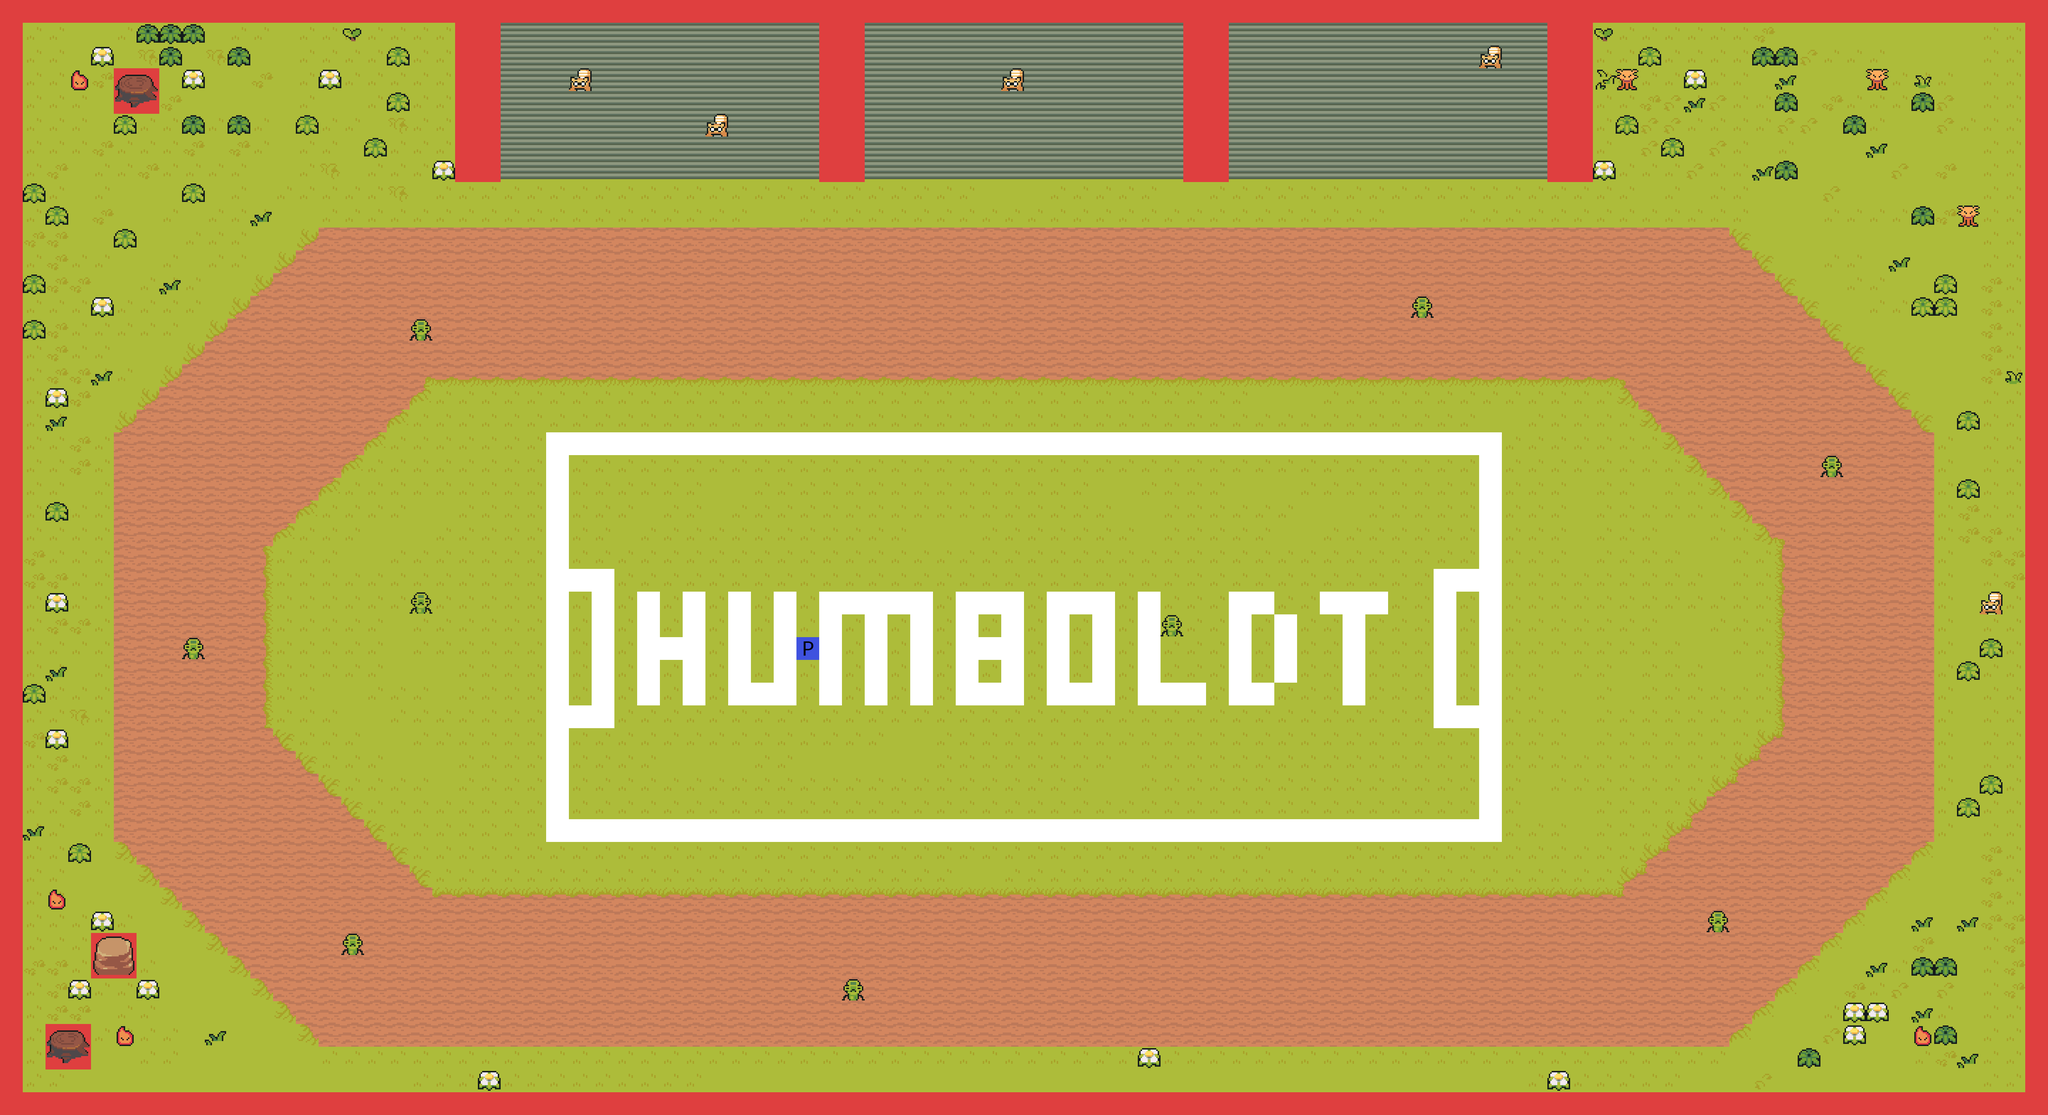

Tiled map render using the project's own tile images. Description and the map definition, with tile-layer contents summarised, below:
An orthogonal 90x49 tile map with 64x64 px tiles, 6 tile layers (Floor, BoundaryBlocks, Grass, Details, ...), 4 tilesets.

<map version="1.9" tiledversion="1.9.2" orientation="orthogonal" renderorder="right-down" width="90" height="49" tilewidth="64" tileheight="64" infinite="0" nextlayerid="7" nextobjectid="1">
 <tileset firstgid="1" source="Floor.tsx" />
 <tileset firstgid="551" source="Grass.tsx" />
 <tileset firstgid="554" source="Details.tsx" />
 <tileset firstgid="634" source="Objects.tsx" />
 <layer id="1" name="Floor" width="90" height="49">
  <data>[4410 cells, 4186 non-empty, 35 distinct tile ids]</data>
 </layer>
 <layer id="4" name="BoundaryBlocks" width="90" height="49">
  <data>[4410 cells, 342 non-empty, 1 distinct tile ids]</data>
 </layer>
 <layer id="2" name="Grass" width="90" height="49">
  <data>[4410 cells, 63 non-empty, 3 distinct tile ids]</data>
 </layer>
 <layer id="3" name="Details" width="90" height="49">
  <data>[4410 cells, 22 non-empty, 4 distinct tile ids]</data>
 </layer>
 <layer id="5" name="Entities" width="90" height="49">
  <data>[4410 cells, 22 non-empty, 5 distinct tile ids]</data>
 </layer>
 <layer id="6" name="Objects" width="90" height="49">
  <data>[4410 cells, 3 non-empty, 2 distinct tile ids]</data>
 </layer>
</map>
